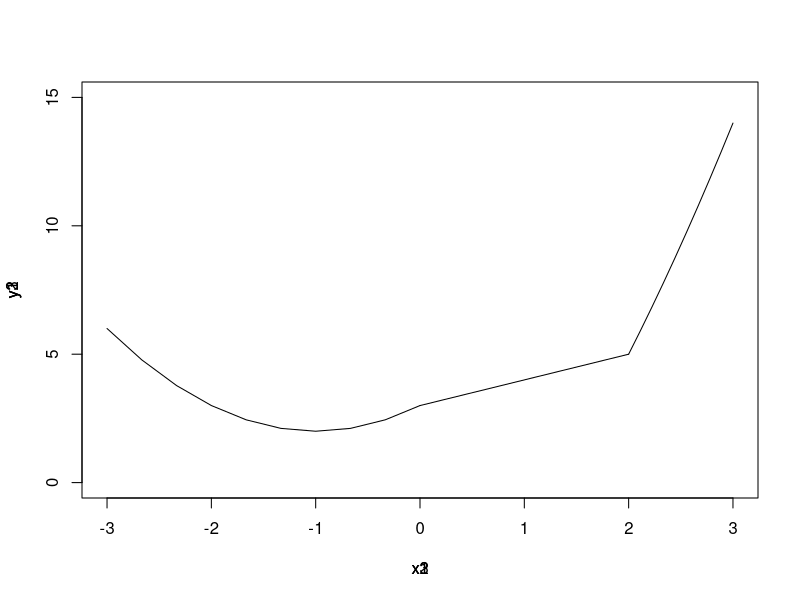

Generate this figure with R: (Note: this script raises an error after producing the figure.)
## ---- chunk 1
knitr::opts_chunk$set(echo = TRUE)
## ---- chunk 2

tmpFn1 <- function(xVec){
  return(xVec^(1:length(xVec)))
}

## simple example
a <- c(2, 5, 3, 8, 2, 4)

b <- tmpFn1(a)
b

## ---- chunk 3
tmpFn2 <- function(xVec2){
  
  n = length(xVec2)
  
  return(xVec2^(1:n)/(1:n))
}



c <- tmpFn2(a)
c


## ---- chunk 4
tmpFn3 <- function(x,n){

  nVect = 1:n
  return(1 + sum(x^(nVect)/(nVect)))
}



c <- tmpFn3(2,5)
c


## ---- chunk 5
tmpFn <- function(x){

  num = colSums(matrix(x,nrow = 3))
  denom = 3
  return(num/denom)
}

c <- tmpFn((c(1:5,6:1)))
c


## ---- chunk 6
x1 <- seq(from = -3, to = 0, length.out = 10)
x2 <- seq(from = 0, to = 2, length.out = 10)
x3 <- seq(from = 2, to = 3, length.out = 10)

y1 <- x1^2 + 2*x1 + 3
y2 <- x2 + 3
y3 <- x3^2 + 4*x3 -7

tmpFn <- function(x){
#function 1
plot(x1,y1,type = 'l',xlim=c(-3, 3), ylim=c(0, 15))
par(new = TRUE)
  
#function 2
plot(x2,y2,type = 'l', axes = FALSE ,xlim=c(-3, 3), ylim=c(0, 15))
par(new = TRUE)
  
#function 3
plot(x3,y3,type = 'l', axes = FALSE ,xlim=c(-3, 3), ylim=c(0, 15))

}
tmpFn(x)

## ---- chunk 7
A = matrix(c(1,5,2,1,2,-1,3,6,-3),nrow = 3,ncol=3)
A
 A <- ifelse(A %% 2 !=0,A*2,A)
 A
## ---- chunk 8
tmpFn <- function(n,k){
matE <- matrix(rep(0,n*n), nrow = n, byrow = TRUE)  
matE[abs(row(matE)-col(matE))==1] <- 1
matE
diag(matE) <- k
matE
}
tmpFn(5,2)
## ---- chunk 9
quadrant <- function(alpha){
if(alpha < 90){
  print('quadrant 1')
}
if(alpha > 90 && alpha <= 180){
  print('quadrant 2')
}
if(alpha > 180 && alpha <= 270){
  print('quadrant 3')
}
if(alpha > 270 && alpha <= 360){
  print('quadrant 4')
}
}
quadrant(87)
## ---- chunk 10

weekday <- function(day,month,year){
y <- year%%100
c <- substr(year,1, nchar(year)-2)
y <- as.numeric(y)

c <- as.numeric(c)

result <- ((2.6*month-0.2) + day + year + (y/4) + (c/4)-2*c )%%7

if(result == 1){
  print('Sunday')
}
if(result == 2){
  print('Monday')
}
if(result == 3){
  print('Tuesday')
}
if(result == 4){
  print('Wednesday')
}
if(result == 5){
  print('Thursday')
}
if(result == 6){
  print('Friday')
}
if(result == 7){
  print('Saturday')
}
}
weekday(1,2,2018)
## ---- chunk 11

x <- c(1:5)
y <- c(2,2,2,2,2)
z <- c(2018,2018,2018,2018,2018)
weekday(x,y,z)
## ---- chunk 12
testLoop <- function(n){
  v <- c(1,2)
  for (i in n){
    if (i == 0){
      #v <- seq(v, 1)
      print(v)
      next
    }
    if(i == 1){
      #v <-seq(v,2)
      print(v)
      next
    }
    else{
      x_j = v[[i-1]] + 2/(v[[i-1]])
      v <-c(v,x_j)
    }
  }
  return(v)
}
## ---- chunk 13
testLoop2 <- function(yVec){
  n <- length(yVec)
  result <- sum(exp(1:n))
  print(result)
  return(result)
}
## ---- chunk 14
quadmap <- function(start,rho,niter){
  result <-c(rho*start*(1-start))
  for (i in 1:niter){
    if (i==1){
      next
    }
    else{
      #print(i)
      #print(result)
      result <-c(result,rho*result[i-1]*(1-result[i-1]))
    }
  }
  return(result)
}

tmp <- quadmap(start=0.95, rho=2.99, niter=500)
plot(tmp, type="l")
plot(tmp[300:500], type="l")
## ---- chunk 15
fun1 <- function(start,rho){
  check = start
  count = 0
  distance = abs(start-rho)
  print(distance)
  for (i in 1:300){
    distance = distance - 0.02
    print(distance)
    count = count + 1
    print(count)
    if (distance <= 0.02){
      #print(check)
      print(count)
      return(count)
    }
  }
}
## ---- chunk 16
xVect <- seq(from = 2, to = 56, by = 3)
tempFn<- function(xVect){
  m  = mean(xVect)
  n = length(xVect)
  r1 <- (sum(((2:n)-m) * (xVect[1])-m))/(sum((1:n)-m)^2)
  r2 <- (sum(((3:n)-m) * (xVect[1])-m))/(sum((2:n)-m)^2)
  print(r1,r2)
}
## ---- chunk 17
xVect <- seq(from = 2, to = 56, by = 3)
tempFn<- function(xVect,k){
  m  = mean(xVect)
  n = length(xVect)
  r1 <- (sum(((2:n)-m) * (xVect[1])-m))/(sum((1:n)-m)^2)
  result <- sapply(xVect,(sum(((2:n)-m) * (xVect[1])-m))/(sum((1:n)-m)^2))
  
  print(result)
}
